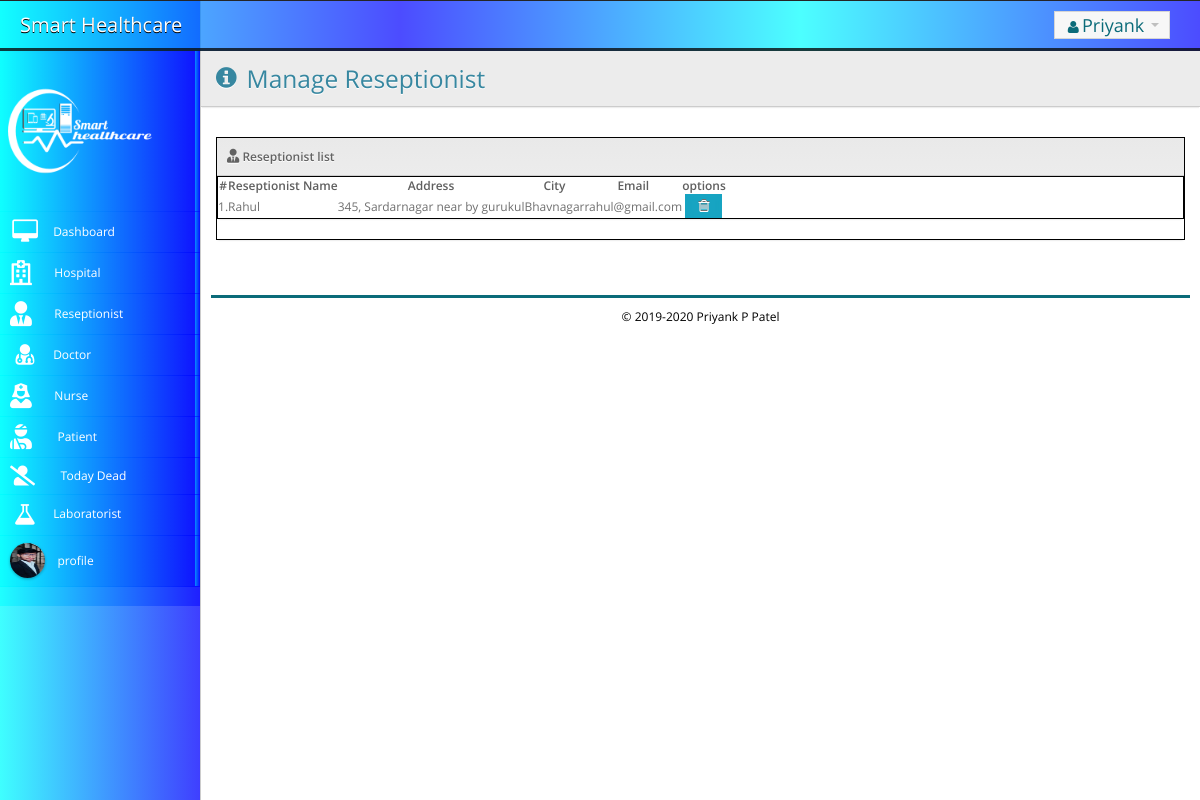
The app's page /app/admin/reseptionist.php (signed in) with its own data.
### tables this page shows
CREATE TABLE `reseptionist` (
  `R_id` int(11) NOT NULL,
  `H_id` int(11) DEFAULT NULL,
  `F_Name` varchar(15) NOT NULL,
  `L_Name` varchar(20) NOT NULL,
  `Address` varchar(99) NOT NULL,
  `City` varchar(20) NOT NULL,
  `Pincode` varchar(7) NOT NULL,
  `Email` varchar(60) NOT NULL,
  `Contect` varchar(11) NOT NULL,
  `Password` varchar(40) NOT NULL,
  `updationDate` varchar(60) DEFAULT NULL,
  `Profile` varchar(70) DEFAULT NULL
);

### app/admin/reseptionist.php (the view, shortened to what this page needs)
<?php
include('include/config.php');
?>
<!DOCTYPE html PUBLIC "-//W3C//DTD XHTML 1.0 Transitional//EN" "http://www.w3.org/TR/xhtml1/DTD/xhtml1-transitional.dtd">
<html>
    <head>
				<link rel="stylesheet" type="text/css" href="http://localhost/smart_healthcare/fontawesome/css/all.css">
		<link rel="stylesheet" href="http://localhost/smart_healthcare/css/cssall/css/font.css">
		<link rel="stylesheet" href="http://localhost/smart_healthcare/css/val.css">
	<link rel="stylesheet" type="text/css" href="http://localhost/smart_healthcare/fontawesome/font-awesome-4.7.0/css/font-awesome.min.css">
	<link rel="stylesheet" type="text/css" href="http://localhost/smart_healthcare/fontawesome/iconic/css/material-design-iconic-font.min.css">
        <link href="http://localhost/smart_healthcare/css/cssall/css/demo.css" media="screen" rel="stylesheet" type="text/css" />
    </head>
<body>
	 <div class="tc-videobackground">
            <video src="http://localhost/smart_healthcare/images/Dna - 27019.mp4" autoplay loop muted></video>
        </div>
<?php include('include/header.php');?>
<?php include('include/said.php');?>
    <div class="main-content">
		        <div class="container-fluid" >
            <div class="row-fluid">
                <div class="area-top clearfix">
                    <div class="pull-left header">
                        <h3 class="title">
                        <i class="icon-info-sign"></i>
                         Manage Reseptionist </h3>
                    </div>
                </div>
            </div>
        </div>
     <div class="container-fluid padded">
                    <div class="box">
                <div class="box-header">
                    <span class="title">
                       <i class="fas fa-user-tie"></i> Reseptionist list
                    </span>
                </div>
			<div class="tab-pane box active " id="list">
                <table cellpadding="0" cellspacing="0" border="0" class="dTable responsive">
                	<thead>
                		<tr>
                    		<th><div>#</div></th>
                    		<th><div>Reseptionist Name</div></th>
                    		<th><div>Address</div></th>
                    		<th><div>City</div></th>
                    		<th><div>Email</div></th>
                    		<th><div>options</div></th>
						</tr>
					</thead>
                    <tbody>
					<?php
$sql=mysqli_query($con,"select * from reseptionist");
$cnt=1;
while($row=mysqli_fetch_array($sql))
{
?>
                        <tr>
                            <td><?php echo $cnt;?>.</td>
							<td><?php echo $row['F_Name'];?></td>
							<td><?php echo $row['Address'];?></td>
							<td><?php echo $row['City'];?></td>
							<td><?php echo $row['Email'];?></td>
							<td align="center">
                            	<a href="reseptionist.php?id=<?php echo $row['R_id']?>&del=delete" onclick="return confirm('Are you sure you want delete this record?')"
                                	rel="tooltip" data-placement="top" data-original-title="delete" class="btn btn-red">
                                		<i class="icon-trash"></i>
                                </a>
        					</td>
                        </tr>
<?php
$cnt=$cnt+1;
											 }?>
                    </tbody>
                </table>
			</div>
		</div>
	</div>
<div style="clear:both;color:#000000; padding:10px;">
    	<hr /><center>&copy; <?php $query=mysqli_query($con,"select Copy from admin where A_id=1");
					while($row=mysqli_fetch_array($query))
{
   echo $row['Copy'] ;
}
?></center>
</div>
</body>
</html>

### app/admin/include/header.php (shortened to what this page needs)
 <div class="navbar navbar-top navbar-inverse">
	<div class="navbar-inner">
		<div class="container-fluid">
			<div class="brand">Smart Healthcare
			</div>
	  <div class="nav-collapse nav-collapse-top collapse">
			<ul class="nav pull-right">
				<li class="dropdown">
<li class="dropdown">
					<a href="#" class="dropdown-toggle" data-toggle="dropdown"><i class="icon-user"></i><?php $query=mysqli_query($con,"select Name from admin where A_id='".$_SESSION['id']."'");
					while($row=mysqli_fetch_array($query))
{
   echo $row['Name'] ;
}
?>
					<b class="caret"></b></a>
			</div>
		</div>
	</div>
</div>

### app/admin/include/said.php (shortened to what this page needs)
  <div class="sidebar-background">
	<div class="primary-sidebar-background">
	</div>
</div>
<div class="primary-sidebar">
	<ul class="nav nav-collapse collapse nav-collapse-primary">
    		<li class="">
			<span class="glow"></span>
			<img src="http://localhost/smart_healthcare/images/logo.png"  style="height:20vh; width:auto;" alt="Smart Healthcare">
		</li>
		<li class="">
			<span class="glow"></span>
				<a href="dashboard.php" >
					<i class="icon-desktop icon-2x"></i>
					<span>Dashboard</span>
				</a>
		</li>
		<li class="">
			<span class="glow"></span>
				<a href="hospital_list.php" >
					<i class="far fa-hospital" style="font-size:25px"></i>
					<span>Hospital</span>
				</a>
		</li>
				<li class="">
			<span class="glow"></span>
			<a href="reseptionist.php" >
		<i class="fas fa-user-tie" style="font-size:25px"></i>
					<span>Reseptionist</span>
				</a>
		</li>
		<li class="">
			<span class="glow"></span>
				<a href="doctor_list.php" >
					<i class="icon-user-md icon-2x"></i>
					<span>Doctor</span>
				</a>
		</li>
		<li class="">
			<span class="glow"></span>
				<a href="nurse_list.php" >
				<i class="fas fa-user-nurse" style="font-size:25px"></i>&nbsp; &nbsp;
					<span>Nurse</span>
				</a>
		</li>
		<li class="">
			<span class="glow"></span>
				<a href="patient_list.php" >
<i class="fas fa-user-injured" style="font-size:25px"></i> &nbsp; &nbsp;
					<span>Patient</span>
				</a>
		</li>
		<li class="">
			<span class="glow"></span>
				<a href="dead.php" >
<i class="fas fa-user-slash" style="font-size:20px"></i> &nbsp; &nbsp;
					<span>Today Dead</span>
				</a>
		</li>
		<li class="">
			<span class="glow"></span>
				<a href="laboratory_list.php" >
<i class="icon-beaker icon-2x"></i>
					<span>Laboratorist</span>
				</a>
		</li>
		<li class="">
			<span class="glow"></span>
				<a href="profile.php" >
				 <div class="avatar blue"><div class="img-wrap">
			<?php
$sql = "select Profile from admin where A_id='".$_SESSION['id']."'";
$result = mysqli_query($con,$sql);
$row = mysqli_fetch_array($result);
$image = $row['Profile'];
$image_src = "upload/".$image;
?>
<img src='<?php echo $image_src;  ?>' onerror=this.src="http://localhost/smart_healthcare/images/def.jpg" >
</div></div>
					&nbsp;&nbsp;&nbsp;<span>profile</span>
				</a>
		</li>
	</ul>
</div>

### css/val.css (style rules this page uses)
h1,h2,h3,h4,h5,h6 { margin: 0px; }
ul, li { margin: 0px; list-style-type: none; }
.img-wrap img { width: 35px; height: 35px; background-color: ; border-radius: 100%; overflow: hidden; box-shadow: 0px 0px 18px 0px rgba(0, 0, 0, 0.15); }

### records on screen
reseptionist: F_Name "Rahul", Address "345, Sardarnagar near by gurukul", City "Bhavnagar", Email "rahul@gmail.com"

### other values on screen
$row['Name'] "Priyank"
$row['Copy'] "2019-2020 Priyank P Patel"
